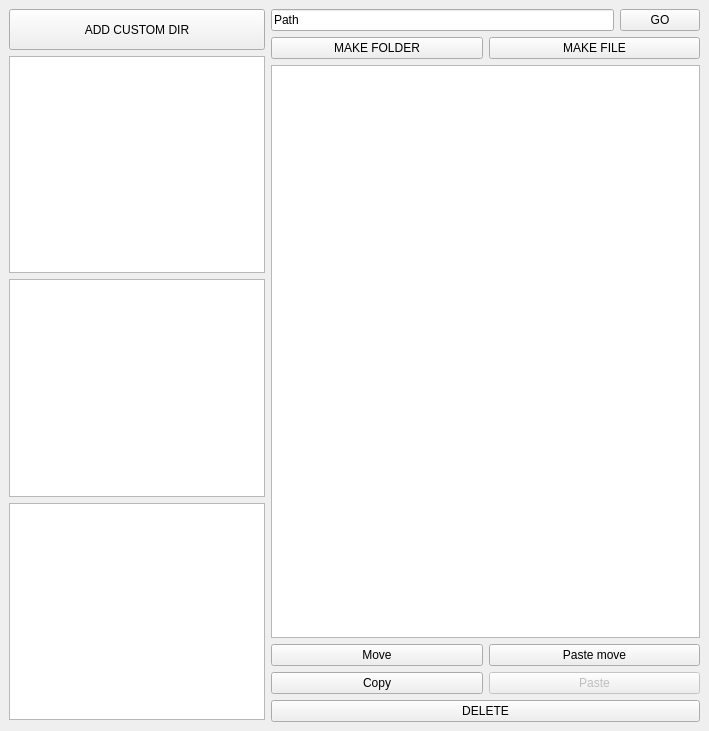
<?xml version="1.0" encoding="UTF-8"?>
<ui version="4.0">
 <class>MainWindow</class>
 <widget class="QMainWindow" name="MainWindow">
  <property name="geometry">
   <rect>
    <x>0</x>
    <y>0</y>
    <width>709</width>
    <height>731</height>
   </rect>
  </property>
  <property name="sizePolicy">
   <sizepolicy hsizetype="Fixed" vsizetype="Fixed">
    <horstretch>0</horstretch>
    <verstretch>0</verstretch>
   </sizepolicy>
  </property>
  <property name="windowTitle">
   <string>Whale File Manager</string>
  </property>
  <property name="autoFillBackground">
   <bool>false</bool>
  </property>
  <property name="styleSheet">
   <string notr="true">font: 14pt &quot;Sans Serif&quot;;</string>
  </property>
  <widget class="QWidget" name="centralwidget">
   <layout class="QHBoxLayout" name="horizontalLayout_5">
    <item>
     <layout class="QVBoxLayout" name="verticalLayout">
      <property name="sizeConstraint">
       <enum>QLayout::SizeConstraint::SetFixedSize</enum>
      </property>
      <item>
       <widget class="QPushButton" name="pushButton_addcustom">
        <property name="minimumSize">
         <size>
          <width>256</width>
          <height>41</height>
         </size>
        </property>
        <property name="maximumSize">
         <size>
          <width>256</width>
          <height>41</height>
         </size>
        </property>
        <property name="text">
         <string>ADD CUSTOM DIR</string>
        </property>
       </widget>
      </item>
      <item>
       <widget class="QListWidget" name="listWidget_custom">
        <property name="minimumSize">
         <size>
          <width>256</width>
          <height>217</height>
         </size>
        </property>
        <property name="maximumSize">
         <size>
          <width>256</width>
          <height>217</height>
         </size>
        </property>
       </widget>
      </item>
      <item>
       <widget class="QListWidget" name="listWidget_libs">
        <property name="minimumSize">
         <size>
          <width>256</width>
          <height>218</height>
         </size>
        </property>
        <property name="maximumSize">
         <size>
          <width>256</width>
          <height>218</height>
         </size>
        </property>
       </widget>
      </item>
      <item>
       <widget class="QListWidget" name="listWidget_disks">
        <property name="minimumSize">
         <size>
          <width>256</width>
          <height>217</height>
         </size>
        </property>
        <property name="maximumSize">
         <size>
          <width>256</width>
          <height>217</height>
         </size>
        </property>
       </widget>
      </item>
     </layout>
    </item>
    <item>
     <layout class="QVBoxLayout" name="verticalLayout_2">
      <property name="sizeConstraint">
       <enum>QLayout::SizeConstraint::SetMaximumSize</enum>
      </property>
      <item>
       <layout class="QHBoxLayout" name="horizontalLayout">
        <item>
         <widget class="QLineEdit" name="lineEdit_path">
          <property name="text">
           <string>Path</string>
          </property>
         </widget>
        </item>
        <item>
         <widget class="QPushButton" name="pushButton_go">
          <property name="text">
           <string>GO</string>
          </property>
         </widget>
        </item>
       </layout>
      </item>
      <item>
       <layout class="QHBoxLayout" name="horizontalLayout_2">
        <item>
         <widget class="QPushButton" name="pushButton_make_folder">
          <property name="text">
           <string>MAKE FOLDER</string>
          </property>
         </widget>
        </item>
        <item>
         <widget class="QPushButton" name="pushButton_make_file">
          <property name="text">
           <string>MAKE FILE</string>
          </property>
         </widget>
        </item>
       </layout>
      </item>
      <item>
       <widget class="QListWidget" name="listWidget_files">
        <property name="mouseTracking">
         <bool>false</bool>
        </property>
        <property name="contextMenuPolicy">
         <enum>Qt::ContextMenuPolicy::CustomContextMenu</enum>
        </property>
        <property name="styleSheet">
         <string notr="true"/>
        </property>
        <property name="defaultDropAction">
         <enum>Qt::DropAction::MoveAction</enum>
        </property>
        <property name="viewMode">
         <enum>QListView::ViewMode::ListMode</enum>
        </property>
       </widget>
      </item>
      <item>
       <layout class="QHBoxLayout" name="horizontalLayout_4">
        <item>
         <widget class="QPushButton" name="pushButton_move">
          <property name="text">
           <string>Move</string>
          </property>
         </widget>
        </item>
        <item>
         <widget class="QPushButton" name="pushButton_pastemove">
          <property name="text">
           <string>Paste move</string>
          </property>
         </widget>
        </item>
       </layout>
      </item>
      <item>
       <layout class="QHBoxLayout" name="horizontalLayout_3">
        <item>
         <widget class="QPushButton" name="pushButton_copy">
          <property name="text">
           <string>Copy</string>
          </property>
         </widget>
        </item>
        <item>
         <widget class="QPushButton" name="pushButton_paste">
          <property name="enabled">
           <bool>false</bool>
          </property>
          <property name="text">
           <string>Paste</string>
          </property>
         </widget>
        </item>
       </layout>
      </item>
      <item>
       <widget class="QPushButton" name="pushButton">
        <property name="text">
         <string>DELETE</string>
        </property>
       </widget>
      </item>
     </layout>
    </item>
   </layout>
  </widget>
  <action name="actionCopy">
   <property name="icon">
    <iconset theme="QIcon::ThemeIcon::EditCopy"/>
   </property>
   <property name="text">
    <string>Copy</string>
   </property>
   <property name="menuRole">
    <enum>QAction::MenuRole::NoRole</enum>
   </property>
  </action>
 </widget>
 <resources/>
 <connections/>
</ui>
